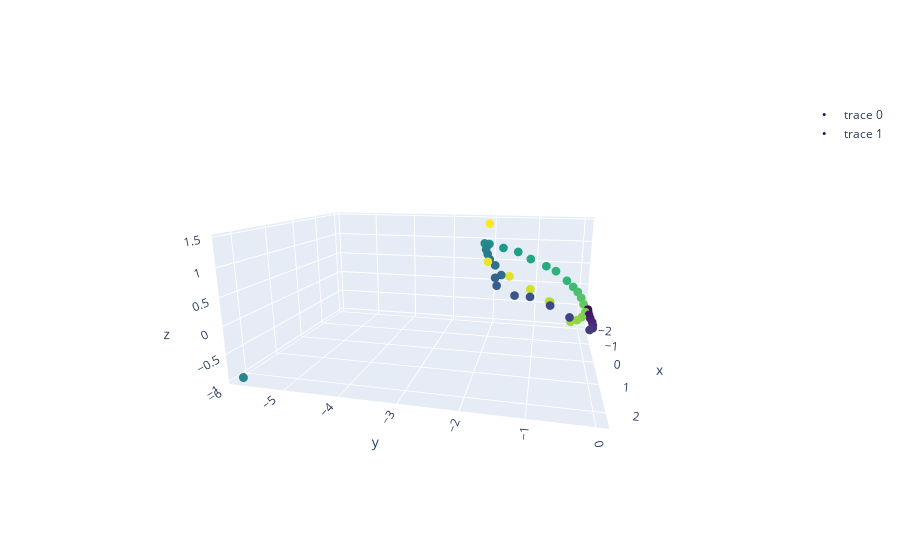

Notebook code for this chart:
### Code cell
scatter_drone = go.Scatter3d(x=x_s, y=y_s, z=z_s, mode='markers',marker=dict(size=3, color=list(range(len(x_s))), colorscale='Viridis'))
scatter_slam = go.Scatter3d(x=x_s1, y=y_s1, z=z_s1, mode='markers',marker=dict(size=3, color=list(range(len(x_s1))), colorscale='Viridis'))
go.Figure(data=[scatter_drone, scatter_slam])

### Figure 1 — Plotly figure (JSON) as saved in the notebook; plotly's stock layout.template omitted (floating-point values rounded to 4 significant figures; data arrays with more than 128 entries replaced by an {"elided": "..."} marker saying what was removed)
{"data": [{"marker": {"color": {"elided": "1543 int values"}, "colorscale": [[0, "#440154"], [0.1111, "#482878"], [0.2222, "#3e4989"], [0.3333, "#31688e"], [0.4444, "#26828e"], [0.5556, "#1f9e89"], [0.6667, "#35b779"], [0.7778, "#6ece58"], [0.8889, "#b5de2b"], [1, "#fde725"]], "size": 3}, "mode": "markers", "type": "scatter3d", "x": {"elided": "1543 float values"}, "y": {"elided": "1543 float values"}, "z": {"elided": "1543 float values"}}, {"marker": {"color": [0, 1, 2, 3, 4, 5, 6, 7, 8, 9, 10, 11, 12, 13, 14, 15, 16, 17, 18, 19, 20, 21, 22, 23, 24, 25, 26, 27, 28, 29, 30, 31, 32, 33, 34, 35, 36, 37, 38, 39, 40, 41], "colorscale": [[0, "#440154"], [0.1111, "#482878"], [0.2222, "#3e4989"], [0.3333, "#31688e"], [0.4444, "#26828e"], [0.5556, "#1f9e89"], [0.6667, "#35b779"], [0.7778, "#6ece58"], [0.8889, "#b5de2b"], [1, "#fde725"]], "size": 3}, "mode": "markers", "type": "scatter3d", "x": [0, 0.157, 0.3736, 0.5928, 0.8552, 1.117, 1.452, 1.763, 1.743, 1.657, 1.688, 1.832, 1.72, 1.31, 0.9243, 0.5957, 0.2236, -0.1274, -0.4786, -0.7794, -1.148, -1.485, -1.823, -2.028, -1.758, -1.693, -1.828, -1.594, -1.226, -0.8467, -0.4443, -0.04126, 0.3453, 0.7214, 1.095, 1.429, 1.147, 0.8852, 0.8579, 0.8127, 0.6946, -1.009], "y": [0, -0.008938, -0.01198, -0.01046, 0.000752, -0.01344, -0.05053, -0.1277, -0.4333, -0.7305, -1.043, -1.273, -1.563, -1.633, -1.568, -1.711, -1.857, -1.939, -2.016, -2.03, -2.131, -2.068, -1.782, -1.452, -1.15, -0.7975, -0.5766, -0.3349, -0.217, -0.1441, -0.1012, -0.08221, -0.07492, -0.1626, -0.2702, -0.393, -0.7209, -0.7359, -1.064, -1.435, -1.833, -2.018], "z": [0, 0.001772, 0.0081, 0.01326, 0.02249, 0.05032, 0.1085, 0.1785, 0.3499, 0.4946, 0.6239, 0.6673, 0.7816, 0.816, 0.7839, 0.8861, 0.924, 0.9642, 0.9977, 1.026, 1.022, 0.963, 0.8317, 0.7185, 0.6104, 0.474, 0.342, 0.1841, 0.1383, 0.1239, 0.1068, 0.08694, 0.04753, 0.06049, 0.1147, 0.1825, 0.4166, 0.3509, 0.5425, 0.7447, 0.9654, 1.466]}], "layout": {"autosize": true, "dragmode": "zoom", "scene": {"aspectmode": "auto", "aspectratio": {"x": 1.099, "y": 1.479, "z": 0.6153}, "camera": {"center": {"x": 0, "y": 0, "z": 0}, "eye": {"x": 2.042, "y": 0.4874, "z": 0.5288}, "projection": {"type": "perspective"}, "up": {"x": 0, "y": 0, "z": 1}}, "dragmode": "turntable"}}}
